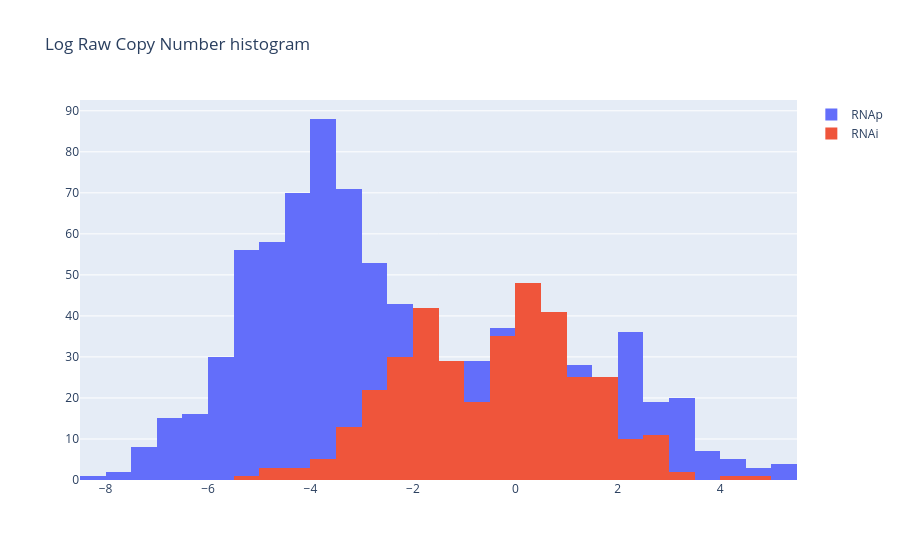

Notebook code for this chart:
### Code cell
fig = go.Figure(data=[go.Histogram(x=np.log(RNAp_raw_PCN), name='RNAp')])
fig.add_trace(go.Histogram(x=np.log(RNAi_raw_PCN), name='RNAi'))
fig.update_layout(barmode='overlay', title='Log Raw Copy Number histogram')

### Figure 1 — Plotly figure (JSON) as saved in the notebook; plotly's stock layout.template omitted (floating-point values rounded to 4 significant figures; data arrays with more than 128 entries replaced by an {"elided": "..."} marker saying what was removed)
{"data": [{"name": "RNAp", "x": {"elided": "833 float values"}, "type": "histogram"}, {"name": "RNAi", "x": {"elided": "366 float values"}, "type": "histogram"}], "layout": {"barmode": "overlay", "title": {"text": "Log Raw Copy Number histogram"}}}
